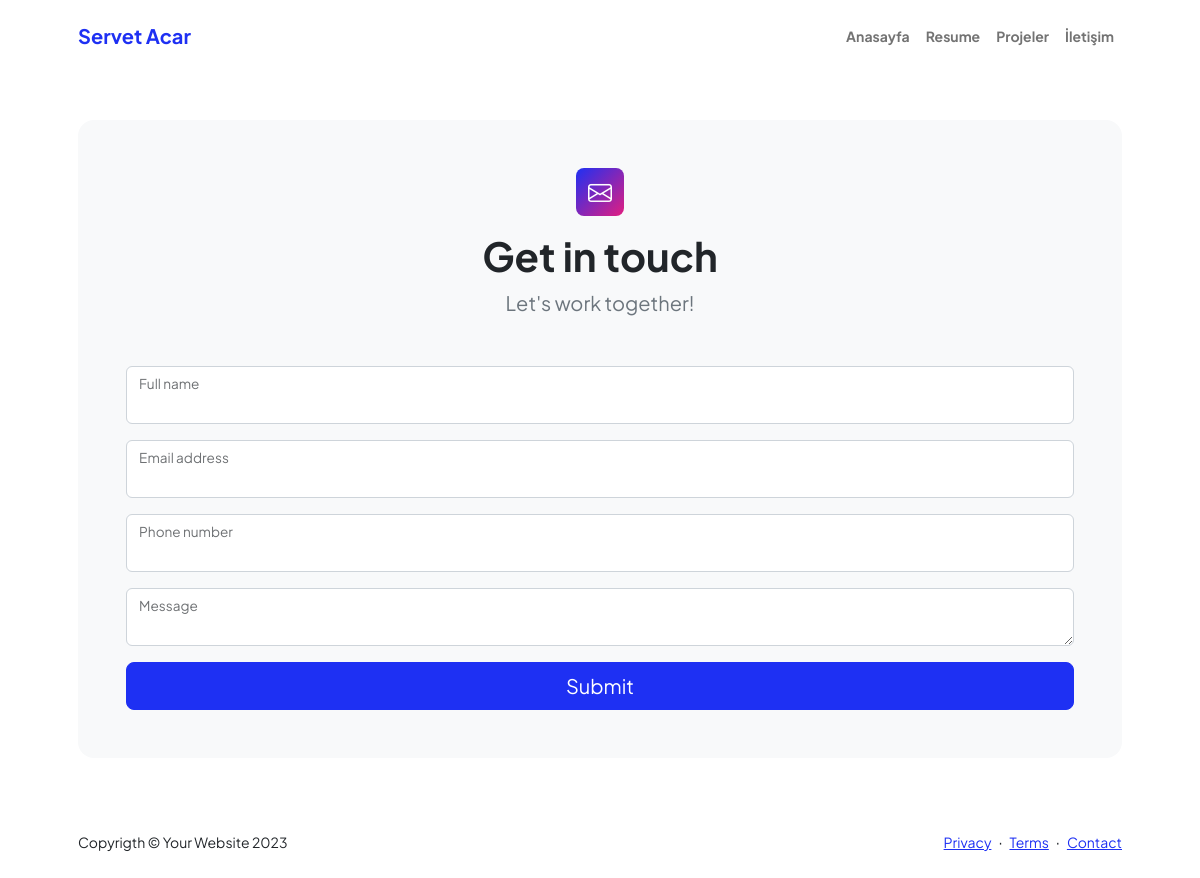
Screenshot of /iletisim with the database file from the repository.
### base/models.py (models this page shows)
class Navbar(models.Model):
    title = models.CharField(max_length=500, null=True, blank=True)
    home = models.CharField(max_length=500, null=True, blank=True)
    resume = models.CharField(max_length=500, null=True, blank=True)
    projects = models.CharField(max_length=500, null=True, blank=True)
    contact = models.CharField(max_length=500, null=True, blank=True)
    class Meta:
        verbose_name = ("Navbar")
        verbose_name_plural = ("Navbardaki Başlıkların İsimleri")

class Footer(models.Model):
    copyright = models.CharField(max_length=400, null=True, blank=True)
    copyright_text = models.TextField(null=True, blank=True)
    privacy = models.TextField(null=True, blank=True)
    terms = models.TextField(null=True, blank=True)
    contact = models.TextField(null=True, blank=True)
    date = models.DateTimeField(auto_now=True)
    class Meta:
        verbose_name = ("Footer")
        verbose_name_plural = ("Footer")

### base/views.py (the view)
# urls.py: path('iletisim', views.contact, name='contact'),
def contact(request):
    if request.method == 'POST':
        form = ContactForm(request.POST)
        if form.is_valid():
            form.save()
            return redirect('contact')  # İletişim başarıyla gönderildiyse yönlendir
    else:
        form = ContactForm()
    navbars = Navbar.objects.first()
    mains = Main.objects.all().order_by('date')
    abouts = About.objects.all().order_by('date')
    socials = SocialMedia.objects.all().order_by('date')
    footers = Footer.objects.all().order_by('date')
    context = {'form': form, 'navbars': navbars, 'mains': mains, 'abouts': abouts, 'socials': socials, 'footers': footers}
    return render(request, 'base/contact.html', context)

### base/forms.py
class ContactForm(forms.ModelForm):
    class Meta:
        model = Contact
        fields = ['name', 'email', 'phone', 'message']

### base/templatetags/form_tags.py (called while the page is built)
@register.filter(name='add_class')
def add_class(field, css):
    if isinstance(field, BoundField):
        return field.as_widget(attrs={"class": css})
    return field

### base/templates/base/contact.html (shortened to what this page needs)
{% extends 'main.html' %}
{% block content %}
{% load static %}
{% load form_tags %}
<section class="py-5">
    <div class="container px-5">
        <div class="bg-light rounded-4 py-5 px-4 px-md-5">
            <div class="text-center mb-5">
                <div class="feature bg-primary bg-gradient-primary-to-secondary text-white rounded-3 mb-3">
                    <i class="bi bi-envelope"></i>
                </div>
                <h1 class="fw-bolder">Get in touch</h1>
                <p class="lead fw-normal text-muted mb-0">Let's work together!</p>
            </div>
            <div class="row gx-5 justify-content-center">
                <div class="col-lg-8 col-xl-6">
                    <form method="POST" action="{% url 'contact' %}">
                        <div class="form-floating mb-3">
                            {{ form.name|add_class:"form-control" }}
                            <label for="{{ form.name.id_for_label }}">Full name</label>
                        </div>
                        <div class="form-floating mb-3">
                            {{ form.email|add_class:"form-control" }}
                            <label for="{{ form.email.id_for_label }}">Email address</label>
                        </div>
                        <div class="form-floating mb-3">
                            {{ form.phone|add_class:"form-control" }}
                            <label for="{{ form.phone.id_for_label }}">Phone number</label>
                        </div>
                        <div class="form-floating mb-3">
                            {{ form.message|add_class:"form-control" }}
                            <label for="{{ form.message.id_for_label }}">Message</label>
                        </div>
                        <div class="d-grid">
                            <button class="btn btn-primary btn-lg" type="submit">Submit</button>
                        </div>
                    </form>
                </div>
            </div>
        </div>
    </div>
</section>
{% endblock %}

### templates/navbar.html (shortened to what this page needs)
{% load static %}
<nav class="navbar navbar-expand-lg navbar-light bg-white py-3">
    <div class="container px-5">
        <a class="navbar-brand" href="{% url 'home' %}"><span class="fw-bolder text-primary">{{navbars.title}}</span></a>
        <div class="collapse navbar-collapse" id="navbarSupportedContent">
            <ul class="navbar-nav ms-auto mb-2 mb-lg-0 small fw-bolder">
                <li class="nav-item"><a class="nav-link" href="{% url 'home' %}">{{navbars.home}}</a></li>
                <li class="nav-item"><a class="nav-link" href="{% url 'resume' %}">{{navbars.resume}}</a></li>
                <li class="nav-item"><a class="nav-link" href="{% url 'project' %}">{{navbars.projects}}</a></li>
                <li class="nav-item"><a class="nav-link" href="{% url 'contact' %}">{{navbars.contact}}</a></li>
            </ul>
        </div>
    </div>
</nav>

### templates/footer.html
{% load static %}
<footer class="bg-white py-4 mt-auto">
    {% for footer in footers %}
    <div class="container px-5">
        <div class="row align-items-center justify-content-between flex-column flex-sm-row">
            <div class="col-auto"><div class="small m-0">{{footer.copyright}} &copy; {{footer.copyright_text}}</div></div>
            <div class="col-auto">
                <a class="small" href="#!">{{footer.privacy}}</a>
                <span class="mx-1">&middot;</span>
                <a class="small" href="#!">{{footer.terms}}</a>
                <span class="mx-1">&middot;</span>
                <a class="small" href="#!">{{footer.contact}}</a>
            </div>
        </div>
    </div>
    {% endfor %}
</footer>

### rows the page displays
Navbar: title "Servet Acar", home "Anasayfa", resume "Resume", projects "Projeler", contact "İletişim"
Footer: copyright "Copyrigth", copyright_text "Your Website 2023", privacy "Privacy", terms "Terms", contact "Contact"
